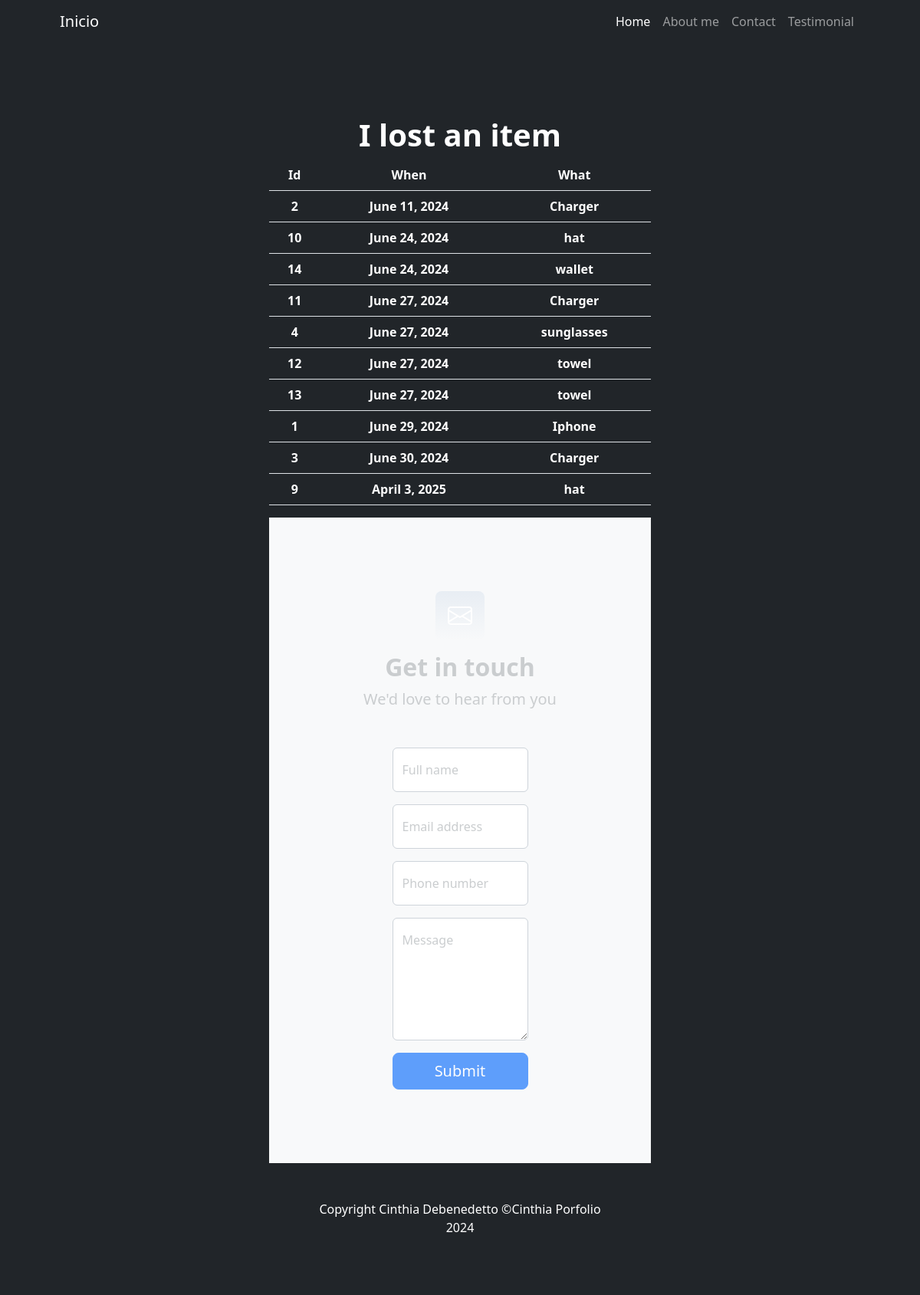
Page /ilost/ on the committed database.
### busqueda/models.py (models this page shows, shortened)
class Ilost(models.Model):
    when = models.DateField(validators=[validate_past_date])
    what = models.CharField(max_length=60)
    where = models.CharField(max_length=60)
    color = models.CharField(max_length=50)
    model = models.CharField(max_length=60)
    size = models.CharField(max_length=60)
    return_owner = models.BooleanField(default=False)
    class Meta:
        verbose_name = "Lost Property"
        verbose_name_plural = "Lost Properties"
        ordering = ["when", "what"]

### busqueda/views.py (the view)
# urls.py: path('ilost/', ilost, name="ilost"),
def ilost(request):
    contexto = {"lost": Ilost.objects.all()}
    return render(request, "busqueda/lost.html", contexto)

### busqueda/templates/busqueda/lost.html
{% extends "busqueda/index.html" %}
{% block titulo %}
<h1 class="display-10 fw-bolder text-white">I lost an item</h1>
{% endblock titulo %}
{% block contenido %}
<table class="table" class="display-10 fw-bolder text-white">
    <thead class="display-10 fw-bolder text-white">
        <tr class="display-10 fw-bolder text-white">
            <th>Id</th>
            <th>When</th>
            <th>What</th>
        </tr>
    </thead>
    <tbody class="display-10 fw-bolder text-white">
    {% for l in lost  %}
        <tr>
            <td>{{ l.id }}</td>
            <td>{{ l.when }}</td>
            <td>{{ l.what }}</td>
        </tr>
    {% endfor %}
    </tbody>
</table>
{% endblock contenido %}

### busqueda/templates/busqueda/index.html (shortened to what this page needs)
<!DOCTYPE html>
<html lang="en">
    <head>
        {% load static %}
        <link href="https://cdn.jsdelivr.net/npm/bootstrap-icons@1.4.1/font/bootstrap-icons.css" rel="stylesheet" />
        <link href="{% static 'css/styles.css'%}" rel="stylesheet" />
        <link rel="stylesheet" href="https://cdnjs.cloudflare.com/ajax/libs/font-awesome/6.4.0/css/all.min.css">
    </head>
    <body>
        <nav class="navbar navbar-expand-lg navbar-dark bg-dark">
            <div class="container px-5">
                <a class="navbar-brand" href="{% url 'home' %}">Inicio</a>
                <div class="collapse navbar-collapse" id="navbarSupportedContent">
                    <ul class="navbar-nav ms-auto mb-2 mb-lg-0">
                        <li class="nav-item"><a class="nav-link active" aria-current="page" href="{% url 'home' %}">Home</a></li>
                        <li class="nav-item"><a class="nav-link" href="{% url 'aboutme' %}">About me</a></li>
                        <li class="nav-item"><a class="nav-link" href="#!">Contact</a></li>
                        <li class="nav-item"><a class="nav-link" href="{% url 'testimonial_create' %}">Testimonial</a></li>
                    </ul>
                </div>
            </div>
        </nav>
        <header class="bg-dark py-5">
            <div class="container px-5">
                <div class="row gx-5 justify-content-center">
                    <div class="col-lg-6">
                        <div class="text-center my-5">
                            {% block titulo %}{% endblock titulo %}
                            {% block contenido %}{% endblock contenido %}
        <section class="bg-light py-5">
            <div class="container px-5 my-5 px-5">
                <div class="text-center mb-5">
                    <div class="feature bg-primary bg-gradient text-white rounded-3 mb-3"><i class="bi bi-envelope"></i></div>
                    <h2 class="fw-bolder">Get in touch</h2>
                    <p class="lead mb-0">We'd love to hear from you</p>
                </div>
                <div class="row gx-5 justify-content-center">
                    <div class="col-lg-6">
                        <form id="contactForm" data-sb-form-api-token="API_TOKEN">
                            <div class="form-floating mb-3">
                                <input class="form-control" id="name" type="text" placeholder="Enter your name..." data-sb-validations="required" />
                                <label for="name">Full name</label>
                            </div>
                            <div class="form-floating mb-3">
                                <input class="form-control" id="email" type="email" placeholder="name@example.com" data-sb-validations="required,email" />
                                <label for="email">Email address</label>
                            </div>
                            <div class="form-floating mb-3">
                                <input class="form-control" id="phone" type="tel" placeholder="(123) 456-7890" data-sb-validations="required" />
                                <label for="phone">Phone number</label>
                            </div>
                            <div class="form-floating mb-3">
                                <textarea class="form-control" id="message" type="text" placeholder="Enter your message here..." style="height: 10rem" data-sb-validations="required"></textarea>
                                <label for="message">Message</label>
                            </div>
                            <div class="d-grid"><button class="btn btn-primary btn-lg disabled" id="submitButton" type="submit">Submit</button></div>
                        </form>
                    </div>
                </div>
            </div>
        </section>
        <footer class="py-5 bg-dark">
            <div class="container px-5"><p class="m-0 text-center text-white">Copyright Cinthia Debenedetto &copy;Cinthia Porfolio 2024</p></div>
        </footer>
    </body>
</html>

### rows in the picture
Ilost: id "2", when "June 11, 2024", what "Charger"
Ilost: id "10", when "June 24, 2024", what "hat"
Ilost: id "14", when "June 24, 2024", what "wallet"
Ilost: id "11", when "June 27, 2024", what "Charger"
Ilost: id "4", when "June 27, 2024", what "sunglasses"
Ilost: id "12", when "June 27, 2024", what "towel"
Ilost: id "13", when "June 27, 2024", what "towel"
Ilost: id "1", when "June 29, 2024", what "Iphone"
Ilost: id "3", when "June 30, 2024", what "Charger"
Ilost: id "9", when "April 3, 2025", what "hat"
